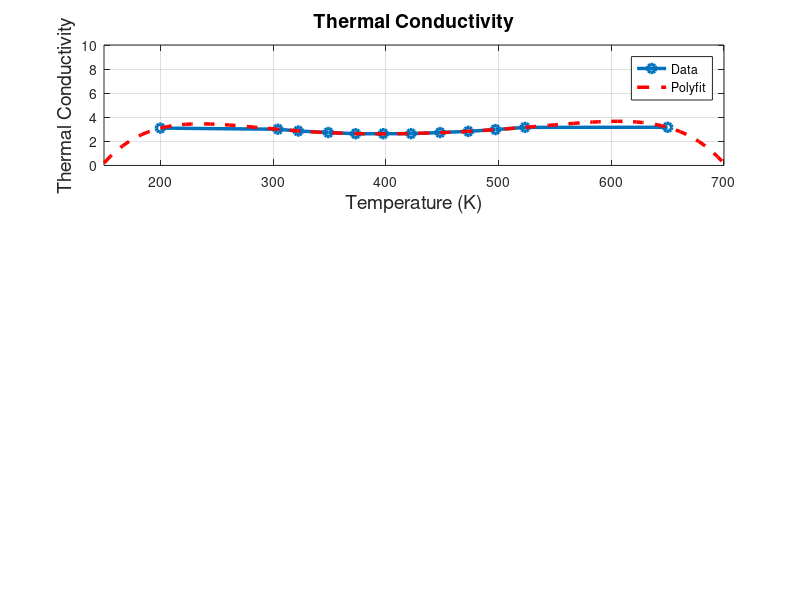

Reproduce this figure in MATLAB. (Note: this script raises an error after producing the figure.)
data_k=[304.24978602936335, 3.0080321285140563;
        322.3130225821318, 2.859437751004016;
        348.9778787280269, 2.734939759036145;
        373.1796036605438, 2.6305220883534135;
        397.76812166699585, 2.63855421686747;
        422.357462637435, 2.642570281124498;
        448.15902956086643, 2.7309236947791167;
        473.13845546118904, 2.8313253012048194;
        497.288333662519, 2.9799196787148596;
        523.480808479821, 3.1606425702811247];
data_rhop =  [   197.6047904191617, 0.18379482334634734;
                223.35329341317365, 0.22615557747613835;
                247.9041916167665, 0.2754491017964078;
                277.245508982036, 0.3352946079997776;
                301.79640718562877, 0.4054698028536896;
                327.54491017964074, 0.4756727843616715;
                352.0958083832336, 0.5736902065937735;
                374.2514970059881, 0.6472901065618186;
                398.2035928143713, 0.7313725217777904];

data_rhon =  [  300.5988023952096, 0.45068563568917885;
                322.7544910179641, 0.48948275143448616;
                350.2994011976048, 0.542326020812204;
                373.0538922155689, 0.5950581435736417;
                398.8023952095808, 0.658300568237076;
                423.3532934131737, 0.7110743709796188;
                449.70059880239523, 0.7778109673923619;
                474.2514970059881, 0.8445058838239994;
                500, 0.9147088653319813;
                522.1556886227545, 0.9674270947663839];
S_p=[   198.79032258064518, 74.83443708609272;
        227.82258064516128, 85.43046357615896;
        253.22580645161293, 96.02649006622514;
        272.58064516129036, 101.98675496688742;
        299.7983870967742, 109.93377483443709;
        326.41129032258067, 120.5298013245033;
        355.44354838709677, 131.12582781456953;
        372.98387096774195, 139.0728476821192;
        401.41129032258067, 149.66887417218544;
        428.02419354838713, 152.9801324503311;
        446.1693548387097, 149.66887417218544];

S_n=[   305.0967741935484, -126.66666666666669;
        312.9758064516129, -129.33333333333337;
        329.9354838709678, -133.33333333333337;
        352.3467741935484, -138.66666666666669;
        371.72983870967744, -143.33333333333337;
        398.9717741935484, -147.33333333333337;
        418.3387096774194, -149.33333333333337;
        446.16532258064524, -150;
        466.72580645161304, -149.33333333333337;
        493.91935483870975, -145.33333333333337;
        513.8548387096776, -141.33333333333337];

%% modifying data K
% New data to append
data_start=[200,3.1];
data_end=[650,3.17];
data_k = [data_start; data_k; data_end];

data_start=[150,0.2];
data_end=[475,0.8];
data_rhop = [data_start; data_rhop; data_end];

data_start=[275,0.46];
data_end=[550,0.95];
data_rhon = [data_start; data_rhon; data_end];

data_start=[150,85];
data_end=[500,153];
S_p = [data_start; S_p; data_end];

data_start=[275,-130];
data_end=[550,-145];
S_n = [data_start; S_n; data_end];

%% Extracting data
temperature_k = data_k(:, 1);
thermal_conductivity_k = data_k(:, 2);

temperature_rhop = data_rhop(:, 1);
electrical_resistivity_rhop = 1./data_rhop(:, 2);

temperature_rhon = data_rhon(:, 1);
electrical_resistivity_rhon = 1./data_rhon(:, 2);

temperature_sp = S_p(:, 1);
seebeck_coefficient_sp = S_p(:, 2);

temperature_sn = S_n(:, 1);
seebeck_coefficient_sn = S_n(:, 2);

%% Plotting K
figure;
% Set x-axis limits
xmin = 150;
xmax = 700;

% Degree of the polynomial fit
degree = 6; % You can adjust this as needed

% Subplot 1: Thermal Conductivity
subplot(3, 1, 1);
plot(temperature_k, thermal_conductivity_k, 'o-', 'LineWidth', 2.5);
title('Thermal Conductivity', 'FontSize', 14);
xlabel('Temperature (K)', 'FontSize', 14);
ylabel('Thermal Conductivity', 'FontSize', 14);
grid on;
xlim([xmin, xmax]); % Set x-axis limits
ylim([0, 10]); % Set x-axis limits


% Fit polynomial and plot
p1 = polyfit(temperature_k, thermal_conductivity_k, degree);
x_fit = linspace(xmin, xmax, 100);
y_fit = polyval(p1, x_fit);
hold on;
plot(x_fit, y_fit, 'r--', 'LineWidth', 2.5);
legend('Data', 'Polyfit');

% Using findExtrema function to find minima and maxima
poly_order = degree;
% Find extrema locations
poly_coefficients = p1;
extrema_locations = findExtrema(poly_order, poly_coefficients, xmin, xmax);
for i=1:length(extrema_locations)
    xline(extrema_locations(i), '--', 'Color', 'k','LineWidth', 2.5);
end
extrema_locations_k=extrema_locations;

k_value_minx = polyval(p1, 235.4822);
k_value_maxx = polyval(p1, 605.3485);

hold off;
%% Plotting Rho
% Subplot 2: Electrical Resistivity
subplot(3, 1, 2);
hold on
plot(temperature_rhop, electrical_resistivity_rhop, 'o-', 'LineWidth', 2.5);
plot(temperature_rhon, electrical_resistivity_rhon, 'o-', 'LineWidth', 2.5);
title('Electrical Resistivity', 'FontSize', 14);
xlabel('Temperature (K)', 'FontSize', 14);
ylabel('Electrical Conductivity', 'FontSize', 14);
grid on;
xlim([xmin, xmax]); % Set x-axis limits
ylim([1, 6]); % Set x-axis limits


% Fit polynomials and plot
p2_rhop = polyfit(temperature_rhop, electrical_resistivity_rhop, degree);
p2_rhon = polyfit(temperature_rhon, electrical_resistivity_rhon, degree);
y_fit_rhop = polyval(p2_rhop, x_fit);
y_fit_rhon = polyval(p2_rhon, x_fit);
hold on;
plot(x_fit, y_fit_rhop, 'r--', 'LineWidth', 1.5);
plot(x_fit, y_fit_rhon, 'g--', 'LineWidth', 1.5);
legend('Data (rhop)', 'Data (rhon)', 'Polyfit (rhop)', 'Polyfit (rhon)');
poly_coefficients = p2_rhop;
extrema_locations = findExtrema(poly_order, poly_coefficients, xmin, xmax);
for i=1:length(extrema_locations)
    xline(extrema_locations(i), '--', 'Color', 'k','LineWidth', 2.5);
end
extrema_locations_rhop=extrema_locations;
poly_coefficients = p2_rhon;
extrema_locations = findExtrema(poly_order, poly_coefficients, xmin, xmax);
for i=1:length(extrema_locations)
    xline(extrema_locations(i), '--', 'Color', 'r','LineWidth', 2.5);
end
extrema_locations_rhon=extrema_locations;

hold off;

RHOP_value_minx = polyval(p2_rhop, 173.46);
RHOP_value_maxx = polyval(p2_rhop, 451.56);


RHON_value_minx = polyval(p2_rhon, 289.1785);
RHON_value_maxx = polyval(p2_rhon, 618.6265);

%% Subplot 3: Seebeck Coefficient
subplot(3, 1, 3);
hold on
plot(temperature_sp, seebeck_coefficient_sp, 'o-', 'LineWidth', 2.5);
plot(temperature_sn, seebeck_coefficient_sn, 'o-', 'LineWidth', 2.5);
title('Seebeck Coefficient', 'FontSize', 14);
xlabel('Temperature (K)', 'FontSize', 14);
ylabel('Seebeck Coefficient', 'FontSize', 14);
ylim([-200, 200]); % Set x-axis limits

grid on;
xlim([xmin, xmax]); % Set x-axis limits

% Fit polynomials and plot
p3_sp = polyfit(temperature_sp, seebeck_coefficient_sp, degree);
p3_sn = polyfit(temperature_sn, seebeck_coefficient_sn, degree);
y_fit_sp = polyval(p3_sp, x_fit);
y_fit_sn = polyval(p3_sn, x_fit);
hold on;
plot(x_fit, y_fit_sp, 'r--', 'LineWidth', 2.5);
plot(x_fit, y_fit_sn, 'g--', 'LineWidth', 2.5);
legend('Data (sp)', 'Data (sn)', 'Polyfit (sp)', 'Polyfit (sn)');
poly_coefficients = p3_sp;
extrema_locations = findExtrema(poly_order, poly_coefficients, xmin, xmax);
extrema_locations_sp=extrema_locations;
for i=1:length(extrema_locations)
    xline(extrema_locations(i), '--', 'Color', 'k','LineWidth', 2.5);
end
poly_coefficients = p3_sn;
extrema_locations = findExtrema(poly_order, poly_coefficients, xmin, xmax);
for i=1:length(extrema_locations)
    xline(extrema_locations(i), '--', 'Color', 'r','LineWidth', 2.5);
end
extrema_locations_sn=extrema_locations;

hold off;

SN_value_minx = polyval(p3_sn, 289.1785);
SN_value_maxx = polyval(p3_sn, 529.4214);

SP_value_minx = polyval(p3_sp, 177.1991);
SP_value_maxx = polyval(p3_sp, 478.2327);

%% Adjusting layout
sgtitle('Material Properties vs. Temperature');

disp('Extrema Locations for k:');
disp(sort(extrema_locations_k));
p1=fliplr(p1); 
disp(p1)
disp('Extrema Locations for rhop:');
disp(sort(extrema_locations_rhop));
p2_rhop=fliplr(p2_rhop./0.00001); 
disp(p2_rhop)
disp('Extrema Locations for rhon:');
disp(sort(extrema_locations_rhon));
p2_rhon=fliplr(p2_rhon./0.00001); 
disp(p2_rhon)
disp('Extrema Locations for sp:');
disp(sort(extrema_locations_sp));
p3_sp=fliplr(p3_sp*1e-6); 
disp(p3_sp)
disp('Extrema Locations for snn:');
disp(sort(extrema_locations_sn));
p3_sn=fliplr(p3_sn*1e-6); 
disp(p3_sn)




function extrema_locations = findExtrema(poly_order, poly_coefficients, xmin, xmax)
    % Input:
    %   - poly_order: The order of the polynomial
    %   - poly_coefficients: Coefficients of the polynomial, starting from the highest order
    %   - xmin, xmax: Range to search for extrema

    % Create the polynomial function
    poly_func = @(x) polyval(poly_coefficients, x);

    % Derivative of the polynomial function
    poly_derivative = polyder(poly_coefficients);

    % Find all roots (extrema) using the roots function
    extrema_roots = roots(poly_derivative);

    % Filter out roots outside the specified range
    extrema_locations = extrema_roots(extrema_roots >= xmin & extrema_roots <= xmax);

    % Filter out complex roots with a complex component higher than 0.001
    is_real = abs(imag(extrema_locations)) < 0.001;
    extrema_locations = extrema_locations(is_real);
end


